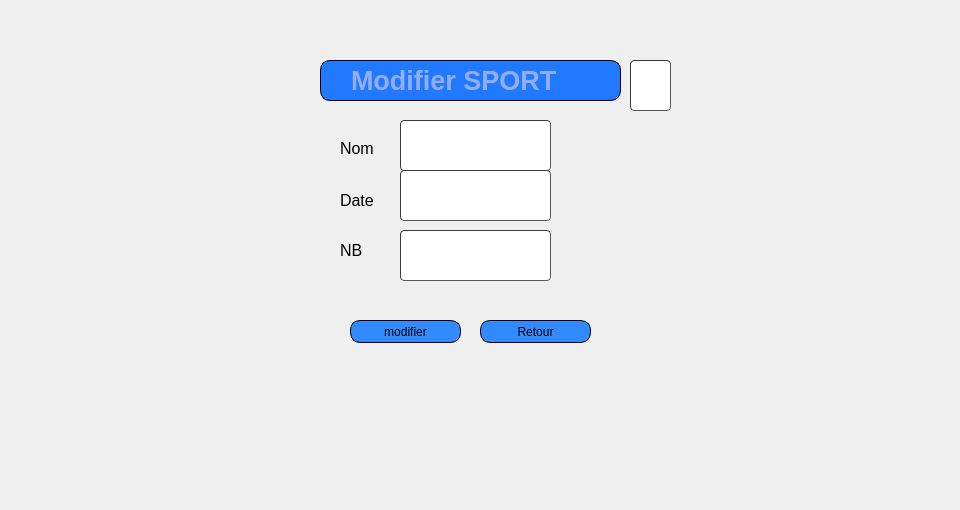
         <widget class="QWidget" name="page_6">
          <widget class="QLabel" name="label_5">
           <property name="geometry">
            <rect>
             <x>0</x>
             <y>0</y>
             <width>951</width>
             <height>501</height>
            </rect>
           </property>
           <property name="text">
            <string/>
           </property>
           <property name="pixmap">
            <pixmap resource="qt.qrc">:/new/prefix1/icons/haya.png</pixmap>
           </property>
          </widget>
          <widget class="QLabel" name="label_6">
           <property name="geometry">
            <rect>
             <x>270</x>
             <y>50</y>
             <width>431</width>
             <height>381</height>
            </rect>
           </property>
           <property name="text">
            <string/>
           </property>
           <property name="pixmap">
            <pixmap resource="qt.qrc">:/new/prefix1/icons/imf.jpg</pixmap>
           </property>
          </widget>
          <widget class="QLineEdit" name="nom_modif_s">
           <property name="geometry">
            <rect>
             <x>400</x>
             <y>120</y>
             <width>151</width>
             <height>51</height>
            </rect>
           </property>
           <property name="styleSheet">
            <string notr="true">	border-width: 1px; border-radius: 4px;
	border-color: rgb(58, 58, 58);
	border-style: inset;
	padding: 0 8px;


	selection-color: rgb(60, 63, 65);</string>
           </property>
          </widget>
          <widget class="QLineEdit" name="date_modif_s">
           <property name="geometry">
            <rect>
             <x>400</x>
             <y>170</y>
             <width>151</width>
             <height>51</height>
            </rect>
           </property>
           <property name="styleSheet">
            <string notr="true">	border-width: 1px; border-radius: 4px;
	border-color: rgb(58, 58, 58);
	border-style: inset;
	padding: 0 8px;


	selection-color: rgb(60, 63, 65);</string>
           </property>
          </widget>
          <widget class="QLineEdit" name="nb_modif_s">
           <property name="geometry">
            <rect>
             <x>400</x>
             <y>230</y>
             <width>151</width>
             <height>51</height>
            </rect>
           </property>
           <property name="styleSheet">
            <string notr="true">	border-width: 1px; border-radius: 4px;
	border-color: rgb(58, 58, 58);
	border-style: inset;
	padding: 0 8px;


	selection-color: rgb(60, 63, 65);</string>
           </property>
          </widget>
          <widget class="QPushButton" name="modifier_s">
           <property name="geometry">
            <rect>
             <x>350</x>
             <y>320</y>
             <width>111</width>
             <height>23</height>
            </rect>
           </property>
           <property name="styleSheet">
            <string notr="true">	border: 1px solid black;
border-radius: 10px;
padding: 0 8px;
background: #318aff;
font: bold, &quot;Arial&quot;;;
text-align:center;

</string>
           </property>
           <property name="text">
            <string>modifier</string>
           </property>
           <property name="icon">
            <iconset resource="qt.qrc">
             <normaloff>:/new/prefix1/icons/check.jpg</normaloff>:/new/prefix1/icons/check.jpg</iconset>
           </property>
          </widget>
          <widget class="QPushButton" name="Annuler_s">
           <property name="geometry">
            <rect>
             <x>480</x>
             <y>320</y>
             <width>111</width>
             <height>23</height>
            </rect>
           </property>
           <property name="styleSheet">
            <string notr="true">	border: 1px solid black;
border-radius: 10px;
padding: 0 8px;
background: #318aff;
font: bold, &quot;Arial&quot;;;
text-align:center;
</string>
           </property>
           <property name="text">
            <string>Retour</string>
           </property>
           <property name="icon">
            <iconset resource="projet.qrc">
             <normaloff>:/new/prefix1/icons/icons8_back_to_200px.png</normaloff>:/new/prefix1/icons/icons8_back_to_200px.png</iconset>
           </property>
          </widget>
          <widget class="QLabel" name="label_7">
           <property name="geometry">
            <rect>
             <x>340</x>
             <y>140</y>
             <width>55</width>
             <height>16</height>
            </rect>
           </property>
           <property name="font">
            <font>
             <family>Arial</family>
             <pointsize>12</pointsize>
            </font>
           </property>
           <property name="text">
            <string>Nom</string>
           </property>
          </widget>
          <widget class="QLabel" name="label_8">
           <property name="geometry">
            <rect>
             <x>340</x>
             <y>190</y>
             <width>55</width>
             <height>20</height>
            </rect>
           </property>
           <property name="font">
            <font>
             <family>Arial</family>
             <pointsize>12</pointsize>
            </font>
           </property>
           <property name="text">
            <string>Date</string>
           </property>
          </widget>
          <widget class="QLabel" name="label_9">
           <property name="geometry">
            <rect>
             <x>340</x>
             <y>240</y>
             <width>55</width>
             <height>20</height>
            </rect>
           </property>
           <property name="font">
            <font>
             <family>Arial</family>
             <pointsize>12</pointsize>
            </font>
           </property>
           <property name="text">
            <string>NB</string>
           </property>
          </widget>
          <widget class="QLabel" name="label_88">
           <property name="geometry">
            <rect>
             <x>320</x>
             <y>60</y>
             <width>301</width>
             <height>41</height>
            </rect>
           </property>
           <property name="font">
            <font>
             <family>Arial</family>
             <pointsize>20</pointsize>
             <weight>75</weight>
             <italic>false</italic>
             <bold>true</bold>
            </font>
           </property>
           <property name="styleSheet">
            <string notr="true">border: 1px solid black;
background-color: rgb(32, 121, 255);
color: rgb(146, 174, 250);
border-radius: 10px;
padding: 0 8px;

font: bold, &quot;Arial&quot;;;
text-align:center;</string>
           </property>
           <property name="text">
            <string>  Modifier SPORT</string>
           </property>
          </widget>
          <widget class="QLineEdit" name="id_modif_s">
           <property name="geometry">
            <rect>
             <x>630</x>
             <y>60</y>
             <width>41</width>
             <height>51</height>
            </rect>
           </property>
           <property name="styleSheet">
            <string notr="true">	border-width: 1px; border-radius: 4px;
	border-color: rgb(58, 58, 58);
	border-style: inset;
	padding: 0 8px;


	selection-color: rgb(60, 63, 65);</string>
           </property>
          </widget>
         </widget>
